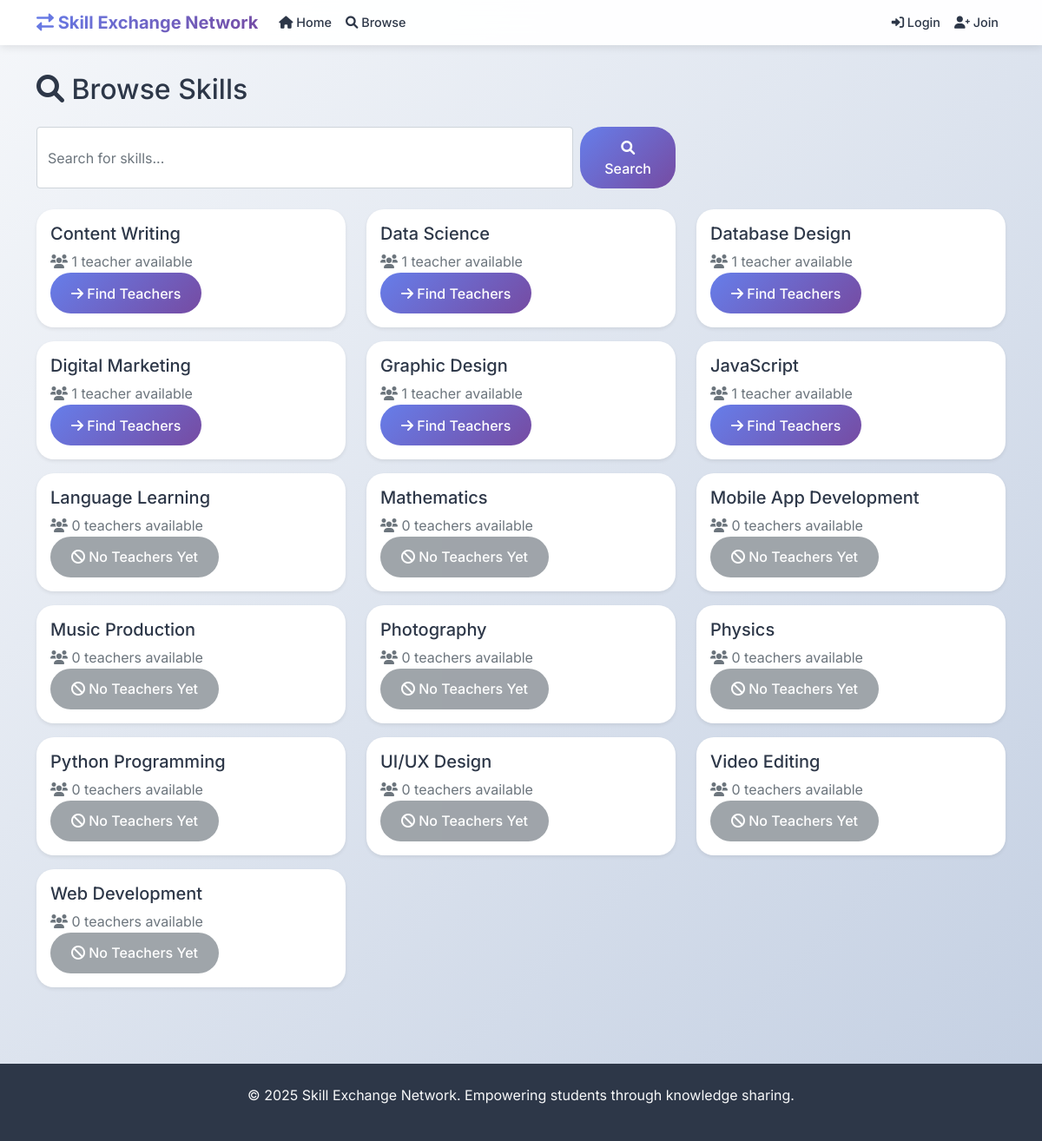
Screenshot of /browse with the database file from the repository.
### tables this page shows
CREATE TABLE skills (
                id INTEGER PRIMARY KEY AUTOINCREMENT,
                name TEXT UNIQUE NOT NULL,
                category TEXT DEFAULT 'General'
            );

### app.py (the view)
@app.route('/browse')
def browse():
    search_query = request.args.get('search', '')
    conn = get_db_connection()
    cursor = conn.cursor()
    try:
        if search_query:
            cursor.execute('''
                SELECT DISTINCT s.id, s.name, COUNT(ut.user_id) as teacher_count
                FROM skills s
                LEFT JOIN user_teaches ut ON s.id = ut.skill_id
                WHERE s.name LIKE ?
                GROUP BY s.id, s.name
                ORDER BY teacher_count DESC, s.name
            ''', (f'%{search_query}%',))
        else:
            cursor.execute('''
                SELECT s.id, s.name, COUNT(ut.user_id) as teacher_count
                FROM skills s
                LEFT JOIN user_teaches ut ON s.id = ut.skill_id
                GROUP BY s.id, s.name
                ORDER BY teacher_count DESC, s.name
            ''')
        skills = cursor.fetchall()
    except Exception as e:
        flash(f'Error browsing skills: {str(e)}', 'error')
        skills = []
    finally:
        conn.close()
    return render_template('browse.html', skills=skills, search_query=search_query)

### app.py (called while the page is built)
def get_db_connection():
    return db_manager.get_connection()

@app.before_request
def track_user_activity():
    if 'user_id' in session:
        active_users[session['user_id']] = datetime.utcnow()

### database.py (called while the page is built)
    def get_connection(self):
        return sqlite3.connect(self.db_name, check_same_thread=False)

### templates/browse.html (shortened to what this page needs)
{% extends "base.html" %}
{% block content %}
<div class="container py-4">
  <h2 class="mb-4"><i class="fas fa-search"></i> Browse Skills</h2>
  <div class="row mb-4 align-items-center">
    <div class="col-md-8">
      <form method="get" class="d-flex">
        <input type="text" name="search" class="form-control me-2" placeholder="Search for skills..." value="{{ search_query or '' }}" aria-label="Search for skills">
        <button type="submit" class="btn btn-primary">
          <i class="fas fa-search"></i> Search
        </button>
      </form>
    </div>
  </div>
  <div class="row">
    {% if skills %}
      {% for skill in skills %}
        <div class="col-md-4 mb-3">
          <div class="card h-100 shadow-sm skill-card">
            <div class="card-body d-flex flex-column">
              <div>
                <h5 class="card-title">{{ skill[1] }}</h5>
                <p class="card-text text-muted">
                  <i class="fas fa-users"></i>
                  {{ skill[2] }} teacher{{ 's' if skill[2] != 1 else '' }} available
                </p>
              </div>
              <div class="mt-auto">
                {% if skill[2] > 0 %}
                  <a href="{{ url_for('skill_teachers', skill_id=skill[0]) }}" class="btn btn-primary">
                    <i class="fas fa-arrow-right"></i> Find Teachers
                  </a>
                {% else %}
                  <button class="btn btn-secondary" disabled>
                    <i class="fas fa-ban"></i> No Teachers Yet
                  </button>
                {% endif %}
              </div>
            </div>
          </div>
        </div>
      {% endfor %}
    {% endif %}
  </div>
</div>
{% endblock %}

### templates/base.html (shortened to what this page needs)
<!DOCTYPE html>
<html lang="en">
<head>
    <link href="https://cdn.jsdelivr.net/npm/bootstrap@5.1.3/dist/css/bootstrap.min.css" rel="stylesheet">
    <link href="https://cdnjs.cloudflare.com/ajax/libs/font-awesome/6.0.0/css/all.min.css" rel="stylesheet">
    <link href="{{ url_for('static', filename='css/style.css') }}" rel="stylesheet">
</head>
<body>
    <nav class="navbar navbar-expand-lg fixed-top">
        <div class="container">
            <a class="navbar-brand" href="{{ url_for('index') }}">
                <i class="fas fa-exchange-alt"></i> Skill Exchange Network
            </a>
            <div class="collapse navbar-collapse" id="navbarNav">
                <ul class="navbar-nav me-auto">
                    <li class="nav-item">
                        <a class="nav-link" href="{{ url_for('index') }}"><i class="fas fa-home"></i> Home</a>
                    </li>
                    <li class="nav-item">
                        <a class="nav-link" href="{{ url_for('browse') }}"><i class="fas fa-search"></i> Browse</a>
                    </li>
                </ul>
                <ul class="navbar-nav">
                    {% if session.user_id %}
                        <li class="nav-item">
                            <span class="navbar-text me-2">
                                <i class="fas fa-user-circle"></i> {{ session.user_name }}
                            </span>
                        </li>
                        <li class="nav-item">
                            <a class="nav-link" href="{{ url_for('logout') }}"><i class="fas fa-sign-out-alt"></i> Logout</a>
                        </li>
                    {% else %}
                        <li class="nav-item">
                            <a class="nav-link" href="{{ url_for('login') }}"><i class="fas fa-sign-in-alt"></i> Login</a>
                        </li>
                        <li class="nav-item">
                            <a class="nav-link" href="{{ url_for('register') }}"><i class="fas fa-user-plus"></i> Join</a>
                        </li>
                    {% endif %}
                </ul>
            </div>
        </div>
    </nav>
    <main>
        {% block content %}{% endblock %}
    </main>
    <footer class="text-light text-center py-4 mt-5">
        <div class="container">
            <p>&copy; 2025 Skill Exchange Network. Empowering students through knowledge sharing.</p>
        </div>
    </footer>
</body>
</html>

### static/css/style.css (style rules this page uses)
:root { --primary-color: #667eea; --secondary-color: #764ba2; --accent-color: #f093fb; --success-color: #4facfe; --warning-color: #43e97b; --danger-color: #fa709a; --dark-color: #2d3748; --light-color: #f7fafc; --gradient-primary: linear-gradient(135deg, #667eea 0%, #764ba2 100%); --gradient-secondary: linear-gradient(135deg, #f093fb 0%, #f5576c 100%); --gradient-success: linear-gradient(135deg, #4facfe 0%, #00f2fe 100%); --gradient-warm: linear-gradient(135deg, #fa709a 0%, #fee140 100%); --shadow-soft: 0 10px 40px rgba(0,0,0,0.1); --shadow-hover: 0 20px 60px rgba(0,0,0,0.15); --border-radius: 20px; --transition: all 0.3s cubic-bezier(0.4, 0, 0.2, 1); }
* { margin: 0; padding: 0; box-sizing: border-box; }
body { font-family: 'Inter', 'Segoe UI', Tahoma, Geneva, Verdana, sans-serif; line-height: 1.6; color: var(--dark-color); background: linear-gradient(135deg, #f5f7fa 0%, #c3cfe2 100%); min-height: 100vh; }
.btn-primary { background: var(--gradient-success); color: white; }
.navbar { background: rgba(255,255,255,0.95) !important; backdrop-filter: blur(20px); box-shadow: 0 2px 10px rgba(0,0,0,0.1); min-height: 50px !important; padding-top: 0.3rem !important; padding-bottom: 0.3rem !important; }
.navbar-brand { font-weight: 700; font-size: 1.25rem; background: var(--gradient-primary); -webkit-background-clip: text; background-clip: text; -webkit-text-fill-color: transparent; }
.navbar-nav .nav-link { font-weight: 500; color: var(--dark-color) !important; transition: var(--transition); position: relative; padding-top: 0.375rem !important; padding-bottom: 0.375rem !important; font-size: 0.9rem; }
.navbar-nav .nav-link::before { content: ''; position: absolute; bottom: 0; left: 50%; width: 0; height: 2px; background: var(--gradient-primary); transition: var(--transition); transform: translateX(-50%); }
.card { border: none; border-radius: var(--border-radius); box-shadow: var(--shadow-soft); transition: var(--transition); overflow: hidden; }
.btn { border-radius: 25px; font-weight: 500; padding: 0.7rem 1.5rem; transition: var(--transition); border: none; }
.btn-primary { background: var(--gradient-primary); border: none; }
footer { background: var(--dark-color) !important; color: white; }

### rows the page displays
skills: name "Content Writing", skill "1"
skills: name "Data Science", skill "1"
skills: name "Database Design", skill "1"
skills: name "Digital Marketing", skill "1"
skills: name "Graphic Design", skill "1"
skills: name "JavaScript", skill "1"
skills: name "Language Learning", skill "0", value "s", shows "No Teachers Yet"
skills: name "Mathematics", skill "0", value "s", shows "No Teachers Yet"
skills: name "Mobile App Development", skill "0", value "s", shows "No Teachers Yet"
skills: name "Music Production", skill "0", value "s", shows "No Teachers Yet"
skills: name "Photography", skill "0", value "s", shows "No Teachers Yet"
skills: name "Physics", skill "0", value "s", shows "No Teachers Yet"
skills: name "Python Programming", skill "0", value "s", shows "No Teachers Yet"
skills: name "UI/UX Design", skill "0", value "s", shows "No Teachers Yet"
skills: name "Video Editing", skill "0", value "s", shows "No Teachers Yet"
skills: name "Web Development", skill "0", value "s", shows "No Teachers Yet"
